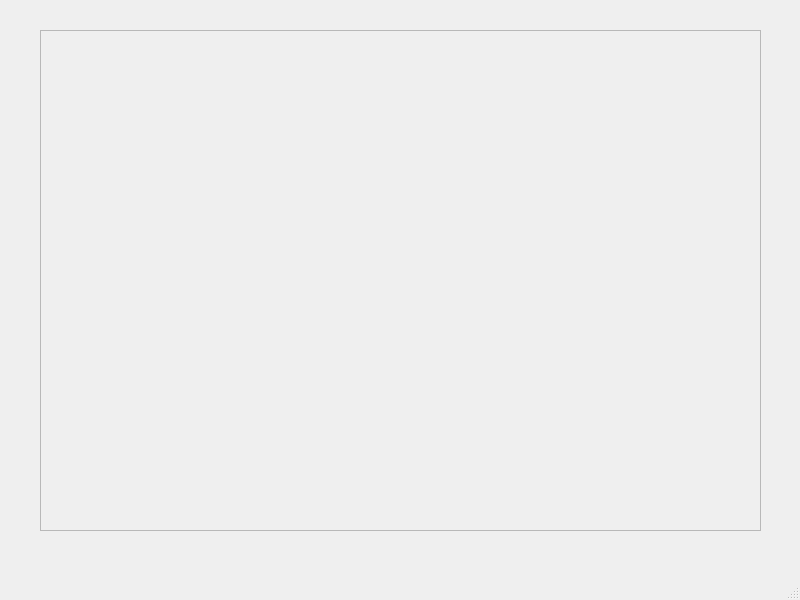
<?xml version="1.0" encoding="UTF-8"?>
<ui version="4.0">
 <class>MainWindow</class>
 <widget class="QMainWindow" name="MainWindow">
  <property name="geometry">
   <rect>
    <x>0</x>
    <y>0</y>
    <width>800</width>
    <height>600</height>
   </rect>
  </property>
  <property name="windowTitle">
   <string>MainWindow</string>
  </property>
  <widget class="QWidget" name="centralwidget">
   <widget class="QScrollArea" name="scrollArea">
    <property name="geometry">
     <rect>
      <x>40</x>
      <y>30</y>
      <width>721</width>
      <height>501</height>
     </rect>
    </property>
    <property name="widgetResizable">
     <bool>true</bool>
    </property>
    <widget class="QWidget" name="scrollAreaWidgetContents">
     <property name="geometry">
      <rect>
       <x>0</x>
       <y>0</y>
       <width>719</width>
       <height>499</height>
      </rect>
     </property>
    </widget>
   </widget>
  </widget>
  <widget class="QMenuBar" name="menubar">
   <property name="geometry">
    <rect>
     <x>0</x>
     <y>0</y>
     <width>800</width>
     <height>26</height>
    </rect>
   </property>
  </widget>
  <widget class="QStatusBar" name="statusbar"/>
 </widget>
 <resources/>
 <connections/>
</ui>
